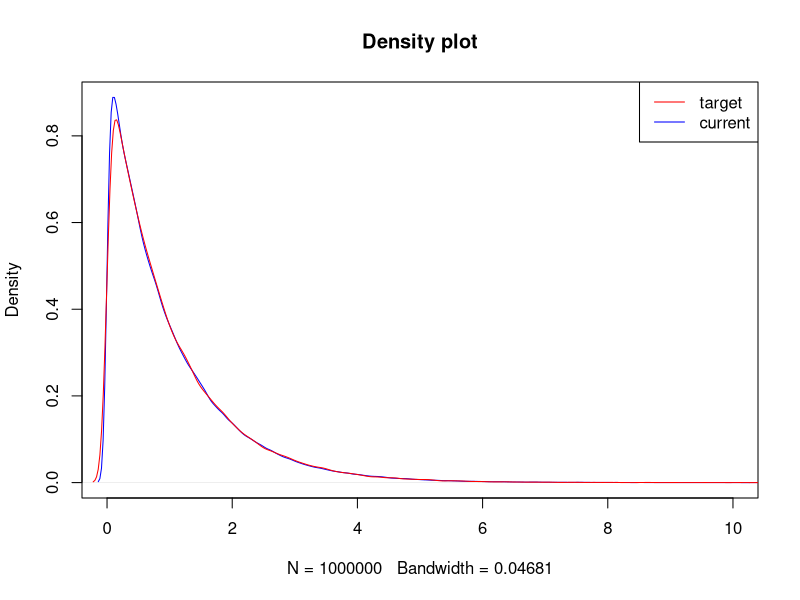
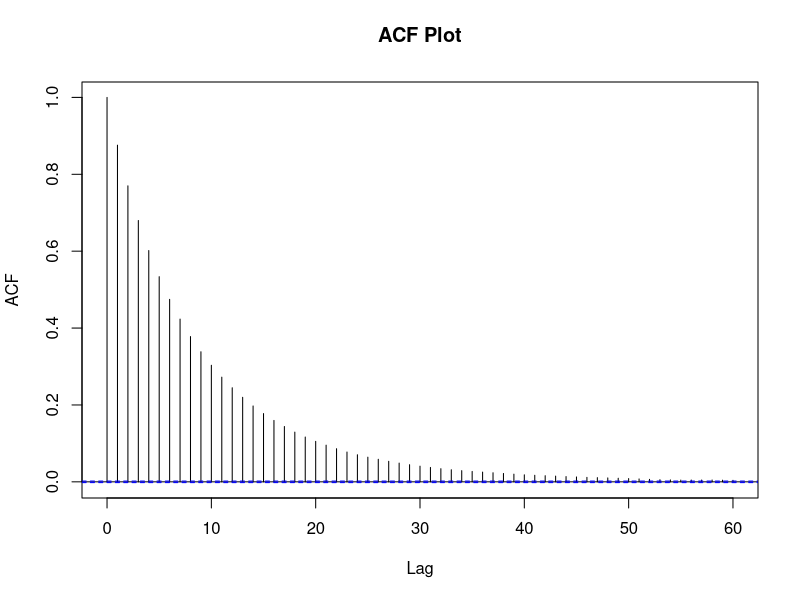
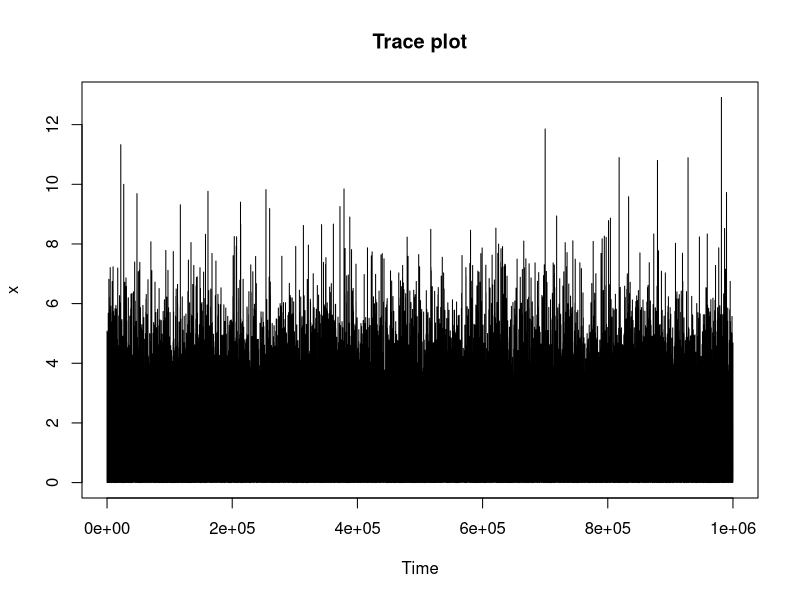

These charts were generated, in order, by the following R code:
start <- Sys.time()

# Target distribution (exponential)
target <- function(x) {
  return (ifelse(x < 0, 0, exp(-x)))
}

N <- 1e6  # Number of draws
normals <- rnorm(N, 0, 1)
uniforms <- runif(N)
x <- rep(0, N)
x[1] <- 3  # Initial value
for(i in 2:N){
  current_x <- x[i-1]
  proposed_x <- current_x + normals[i]  # Proposed value
  A <- min(1, target(proposed_x)/target(current_x))  # MH Acceptance rate
  if(uniforms[i] < A) {
    x[i] <- proposed_x
  } else {
    x[i] <- current_x
  }
}

end <- Sys.time()
# To measure the runtime of the code
total_time <- as.numeric (end - start, units = "secs")
# "[1] 4.452415" as compared to "[1] 9.357162" without any vectorisation for N = 1e6


par(mfrow = c(1,1))
# Plot 1
plot(density(x), col = "blue", xlim = c(0,10), main = "Density plot")
lines(density(rexp(1e5)), col = "red")
legend("topright", col = c("red", "blue"), legend = c("target", "current"),
       lty = 1)
# Plot 2
acf(x, main = "ACF Plot")
# Plot 3
plot.ts(x, main = "Trace plot")
